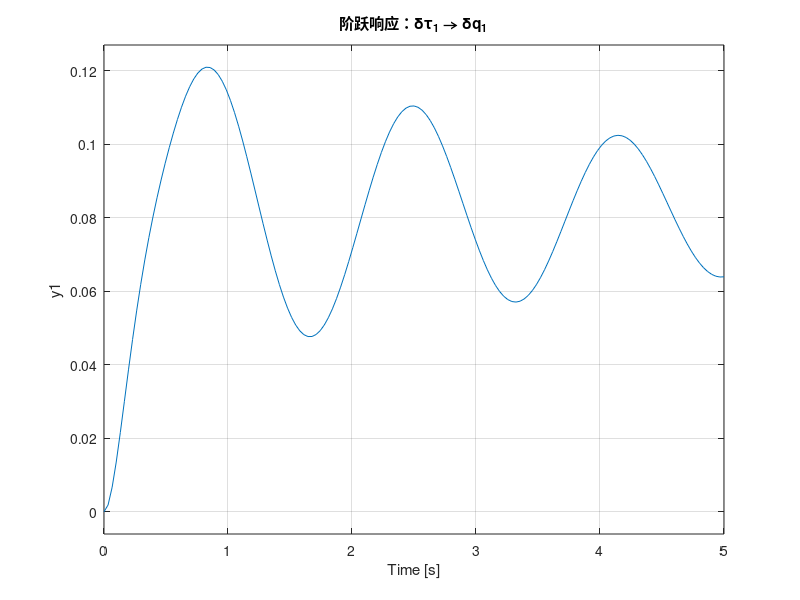
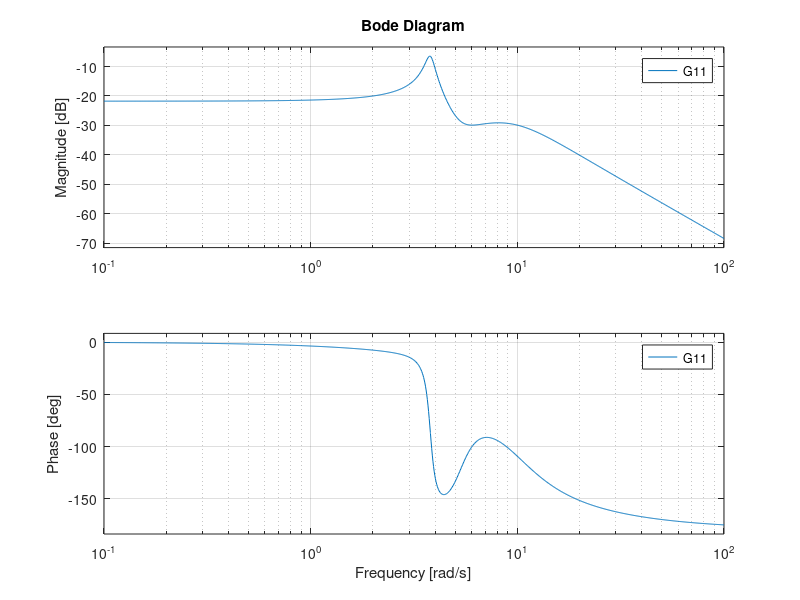

The MATLAB script that drew these images, in order:
%% =======================================================================
%  grasp_dynamics_ss_tf.m
%  机械臂抓取任务：动力学建模 -> 状态空间模型 -> 传递函数
%  -----------------------------------------------------------------------
%  模型：平面二连杆机械臂（关节力矩驱动），末端抓取质量为 mp 的负载
%        （视为与连杆 2 固连的点质量）。
%  流程：
%    1) 拉格朗日方法得到动力学方程
%         M(q)*q'' + C(q,q')*q' + G(q) + Fv*q' = tau
%    2) 在悬垂抓取平衡位形 q0 = [-pi/2; 0]（此时 G(q0)=0, tau0=0）
%       做小偏差线性化：  M0*dq'' + Fv*dq' + Kg*dq = dtau
%    3) 取状态 x = [dq; dq']，得状态空间矩阵 (A,B,C,D)
%    4) 由 (A,B,C,D) 求传递函数矩阵 G(s)，并做极点 / 阶跃 / 频域分析
%  依赖：Control System Toolbox（ss, tf, ss2tf, pole, dcgain, step, bode）
%% =======================================================================
clear; clc; close all;

%% 1. 物理参数（含抓取负载）
m1  = 2.0;   m2  = 1.0;   mp = 0.5;     % 连杆 1/2 质量, 抓取负载质量 [kg]
l1  = 0.5;   l2  = 0.4;                 % 连杆长度 [m]
lc1 = 0.25;  lc2 = 0.2;                 % 连杆质心到关节的距离 [m]
I1  = 0.05;  I2  = 0.02;                % 连杆绕质心的转动惯量 [kg*m^2]
fv  = [0.5; 0.3];                       % 关节粘性摩擦系数 [N*m*s/rad]
g   = 9.81;                             % 重力加速度 [m/s^2]

%% 2. 平衡点：悬垂抓取位形 q0 = [-pi/2; 0], dq0 = 0
%  完整动力学方程 M(q)q''+C(q,q')q'+G(q)+Fv q' = tau 中：
%    M11 = m1*lc1^2+I1+I2+m2*(l1^2+lc2^2+2*l1*lc2*cos q2)
%          + mp*(l1^2+l2^2+2*l1*l2*cos q2)
%    M12 = I2+m2*(lc2^2+l1*lc2*cos q2)+mp*(l2^2+l1*l2*cos q2),  M21 = M12
%    M22 = I2+m2*lc2^2+mp*l2^2
%    G1  = h1*cos q1 + h2*cos(q1+q2),  G2 = h2*cos(q1+q2)
%    h1  = (m1*lc1+(m2+mp)*l1)*g,      h2 = (m2*lc2+mp*l2)*g
q0 = [-pi/2; 0];
c2 = cos(q0(2)); s1 = sin(q0(1)); s12 = sin(q0(1)+q0(2));

% --- 平衡点处的惯性矩阵 M0 = M(q0)（含负载 mp 的贡献）---
M11 = m1*lc1^2 + I1 + I2 + m2*(l1^2+lc2^2+2*l1*lc2*c2) ...
      + mp*(l1^2+l2^2+2*l1*l2*c2);
M12 = I2 + m2*(lc2^2+l1*lc2*c2) + mp*(l2^2+l1*l2*c2);
M22 = I2 + m2*lc2^2 + mp*l2^2;
M0  = [M11, M12; M12, M22];

% --- 重力矩与平衡输入：tau0 = G(q0)（悬垂位形下为 0）---
h1   = (m1*lc1 + (m2+mp)*l1)*g;
h2   = (m2*lc2 + mp*l2)*g;
tau0 = [h1*cos(q0(1)) + h2*cos(q0(1)+q0(2)); h2*cos(q0(1)+q0(2))];

% --- 重力刚度矩阵 Kg = dG/dq|q0（线性化的核心）---
Kg = [-h1*s1 - h2*s12, -h2*s12;
      -h2*s12,         -h2*s12];

Fv = diag(fv);                          % 阻尼矩阵

fprintf('M0 = M(q0) =\n'); disp(M0);
fprintf('tau0 = G(q0) =\n'); disp(tau0.');
fprintf('Kg = dG/dq|q0 =\n'); disp(Kg);

%% 3. 状态空间模型
%  线性化方程  M0*dq'' + Fv*dq' + Kg*dq = dtau
%  取 x = [dq; dq'] (4x1), u = dtau (2x1), y = dq (2x1)：
%     x' = A x + B u,   y = C x + D u
n = 2;
A = [zeros(n), eye(n); -M0\Kg, -M0\Fv];
B = [zeros(n); inv(M0)];
C = [eye(n), zeros(n)];
D = zeros(n);
sys = ss(A, B, C, D);

fprintf('A =\n'); disp(A);
fprintf('B =\n'); disp(B);

%% 4. 传递函数  G(s) = C*(s*I - A)^(-1)*B + D
G   = tf(sys);                          % 2x2 传递函数矩阵
G11 = minreal(G(1,1));                  % 通道：dtau1 -> dq1
disp('G11(s) ='); G11

[num, den] = ss2tf(A, B, C, D, 1);      % 等价做法（第 1 个输入）
fprintf('den(s)  : '); disp(den);
fprintf('num11(s): '); disp(num(1,:));

%% 5. 分析与验证
p = pole(sys);                          % 极点（= eig(A)）
fprintf('poles =\n'); disp(p);
assert(all(real(p) < 0), '存在右半平面极点！');
fprintf('全部极点位于左半平面 -> 平衡位形附近渐近稳定\n');

k0 = dcgain(G11);                       % 直流增益
fprintf('dcgain(G11) = %.4f, inv(Kg)(1,1) = %.4f（应一致）\n', ...
        k0, [1 0]*(Kg\[1;0]));

figure('Name','step');  step(G11, 5); grid on;
title('阶跃响应：\delta\tau_1 \rightarrow \deltaq_1');
figure('Name','bode');  bode(G11);   grid on;
